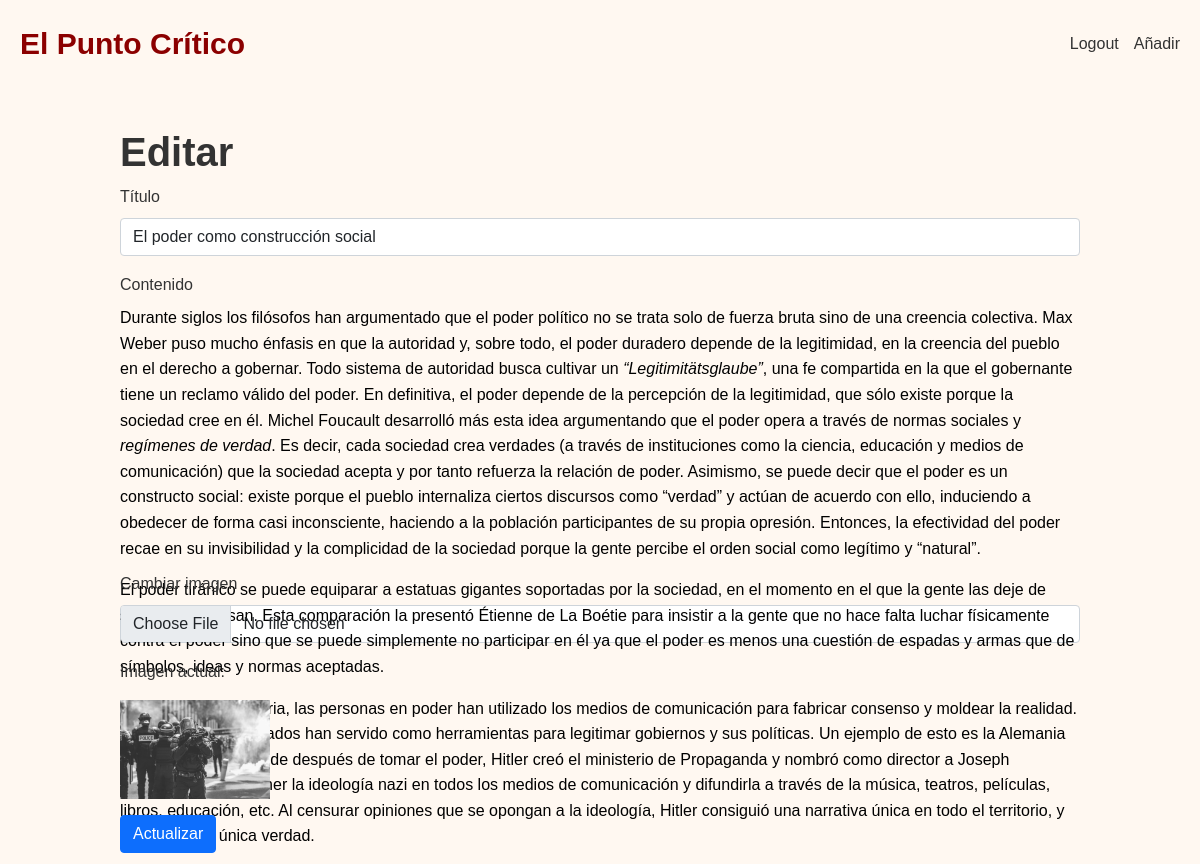
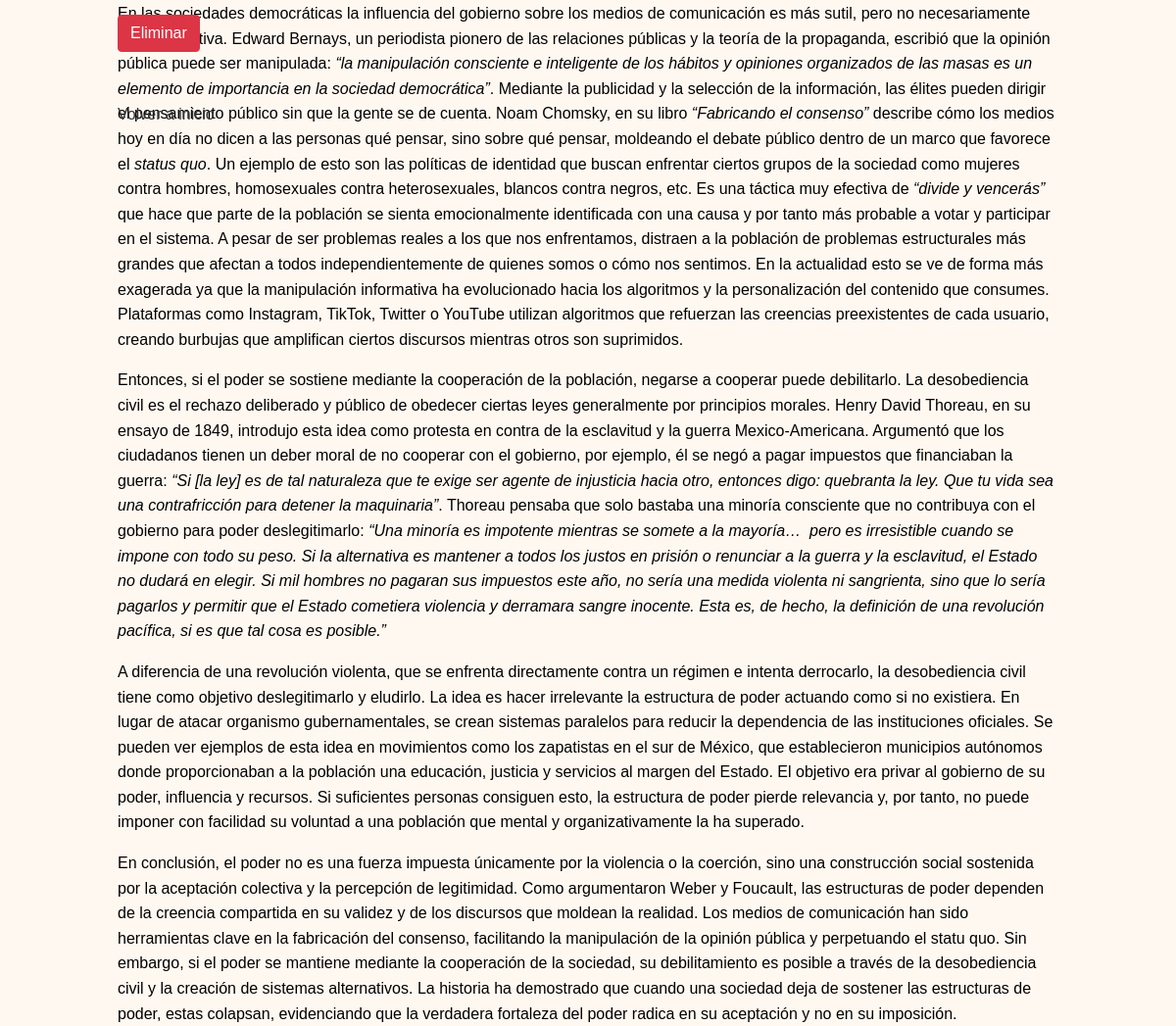
Page /edit/3 (signed in) on the committed database (2 pictures, top to bottom).
### website/models.py (models this page shows, shortened)
class Post(db.Model):
    id = db.Column(db.Integer, primary_key=True)
    title = db.Column(db.String(255), nullable=False)
    content = db.Column(db.String(10000), nullable=False)
    date = db.Column(db.DateTime(timezone=True), default=func.now())
    image_filename = db.Column(db.String(255), nullable=True)
    admin_id = db.Column(db.Integer, db.ForeignKey('admin.id'))

### website/views.py (the view, shortened to what this page needs)
@views.route('/edit/<int:id>', methods=['GET', 'POST'])
@login_required
def edit(id):
    post = Post.query.get_or_404(id)
    if post.admin_id != current_user.id:
        flash('You do not have permission to edit this post.', category='error')
        return redirect(url_for('views.home'))
    return render_template('edit.html', post=post)

### website/__init__.py (called while the page is built)
def create_app():
    app = Flask(__name__)
    app.config['SECRET_KEY'] = 'eszt**?gvujbnokmj!gsd'
    app.config['SQLALCHEMY_DATABASE_URI'] = f'sqlite:///{DB_NAME}'
    app.config['SQLALCHEMY_TRACK_MODIFICATIONS'] = False
    db.init_app(app)
    migrate = Migrate(app, db)
    from .views import views
    from .auth import auth
    app.register_blueprint(views, url_prefix='/')
    app.register_blueprint(auth, url_prefix='/')
    login_manager = LoginManager()
    login_manager.login_view = 'auth.login'
    login_manager.init_app(app)
    from .models import Admin, Post
    @login_manager.user_loader
    def load_user(user_id):
        return Admin.query.get(user_id)
    return app

### website/templates/edit.html (shortened to what this page needs)
{% extends "base.html" %}
{% block content %}
<link href="https://cdn.quilljs.com/1.3.6/quill.snow.css" rel="stylesheet">
<div class="container">
    <div class="edit-page-container">
        <h1>Editar</h1>
    <form method="POST" enctype="multipart/form-data">
        <div class="mb-3">
            <label for="title" class="form-label">Título</label>
            <input type="text" class="form-control" id="title" name="title" value="{{ post.title }}" required>
        </div>
        <div class="mb-3">
            <label for="editor" class="form-label">Contenido</label>
            <div id="editor" style="height: 250px;">{{ post.content|safe }}</div>
        </div>
        <div class="mb-3">
            <label for="image" class="form-label">Cambiar imagen</label>
            <input type="file" class="form-control" id="image" name="image" accept="image/*" />
        </div>
        {% if post.image_filename %}
            <div class="mb-3">
                <p>Imagen actual:</p>
                <img src="{{ url_for('static', filename='images/' + post.image_filename) }}" width="150" />
            </div>
        {% endif %}
        <button type="submit" class ="btn btn-primary" name="update">Actualizar</button>
    </form>
    <br>
    <form method="POST" onsubmit="return confirm('Are you sure you want to delete this post?');">
        <button type="submit" class="btn btn-danger">Eliminar</button>
    </form>
</div>
<br>
<a href="{{ url_for('views.home') }}">Volver a inicio</a>
</div>
{% endblock %}

### website/static/styles.css (style rules this page uses)
:root { --background-light: #fff8f1; --background-dark: #1e1e1e; --text-light: #333; --text-dark: #ffffff; --meta-light: #888; --meta-dark: #ffffff; --link-light: #333; --link-dark: #ffffff; --card-light: white; --card-dark: #242424; }
body { font-family: Arial, sans-serif; background-color: var(--background-light); color: var(--text-light); margin: 0; padding: 0; line-height: 1.6; }
.container { max-width: 1000px; margin: 40px auto; padding: 0 20px; }
a { color: var(--text-light); text-decoration: none; }
h1 { font-weight: bold; }

### rows in the picture
Post: title "El poder como construcción social", content "Durante siglos los filósofos han argumentado que el poder político no se trata solo de fuerza bruta sino de una creencia colectiva. Max Weber puso mucho énfasis en que la autoridad y, sobre todo, el poder duradero depende de la legitimidad, en la creencia del pueblo en el derecho a gobernar. Todo sistema de autoridad busca cultivar un “Legitimitätsglaube” , una fe compartida en la que el gobernante tiene un reclamo válido del poder. En definitiva, el poder depende de la percepción de la legitimidad, que sólo existe porque la sociedad cree en él. Michel Foucault desarrolló más esta idea argumentando que el poder opera a través de normas sociales y regímenes de verdad . Es decir, cada…", image_filename (picture)
